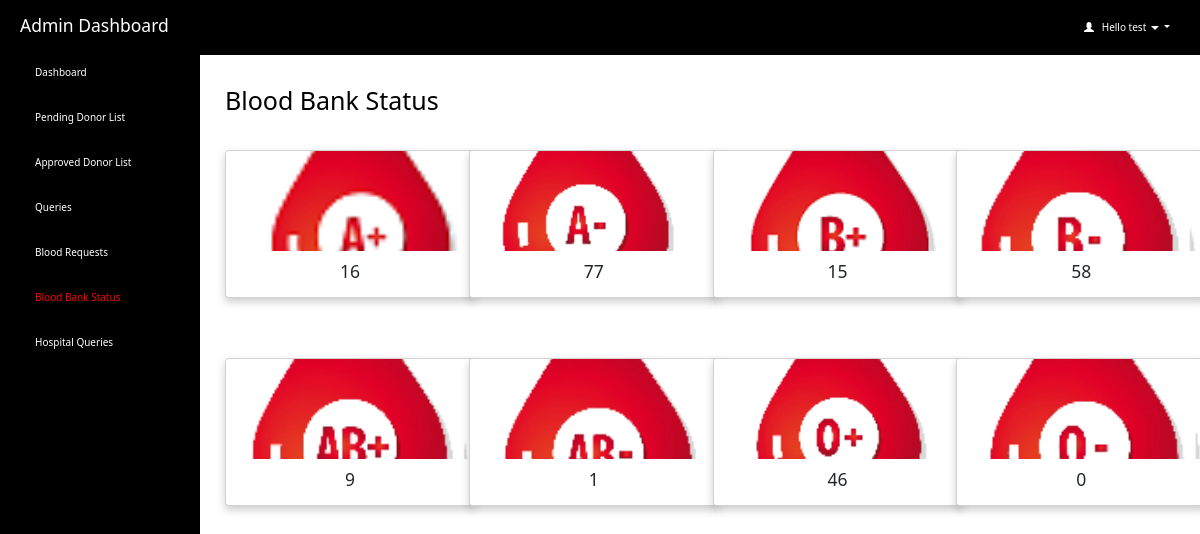
The page /admin/blood_status.php (signed in) on the database its author committed.
### tables this page shows
CREATE TABLE `blood_units` (
  `id` int(200) NOT NULL,
  `blood_group` varchar(10) NOT NULL,
  `units` int(200) NOT NULL
);

### admin/blood_status.php (the view, shortened to what this page needs)
<html>
<head>
  <link rel="stylesheet" href="https://maxcdn.bootstrapcdn.com/bootstrap/3.4.1/css/bootstrap.min.css">
</head>
<body style="color:black;" >
  <?php
  include 'connection.php';
    if (isset($_SESSION['loggedin']) && $_SESSION['loggedin'] == true) {
    ?>
<div id="header">
<?php include 'header.php';
?>
</div>
<div id="sidebar">
<?php
$active="blood_status";
include 'sidebar.php'; ?>
</div>
<div id="content">
  <div class="content-wrapper">
    <div class="container-fluid">
          <div class="container mt-5">
          <h1>Blood Bank Status</h1><br><br>
          <div class="row">
      <div class="col-md-3">
        <div class="card">
        <img src="./admin_image/Apos.png" class="card-img-top" >
          <div class="card-body">
            <div class="stat-panel text-center">
                    <?php
                      $sql ="SELECT * from blood_units WHERE blood_group='A+'";
                      $result=mysqli_query($connection,$sql) or die("query failed.");
                      $row=mysqli_fetch_assoc($result);
                      $units = $row['units'];
                    ?>
                    <div class="stat-panel-number h3"><?php echo $units?></div>
            </div>
          </div>
        </div>
      </div>
      <div class="col-md-3">
        <div class="card">
        <img src="./admin_image/aneg.png" class="card-img-top" >
            <div class="card-body">
            <div class="stat-panel text-center">
                    <?php
                      $sql1 ="SELECT * from blood_units WHERE blood_group='A-'";
                      $result1=mysqli_query($connection,$sql1) or die("query failed.");
                      $row1=mysqli_fetch_assoc($result1);
                      $units1 = $row1['units'];
                    ?>
                    <div class="stat-panel-number h3"><?php echo $units1?></div>
              </div>
          </div>
        </div>
      </div>
      <div class="col-md-3">
        <div class="card">
        <img src="./admin_image/bpos.png" class="card-img-top" >
            <div class="card-body">
                    <div class="stat-panel text-center">
                    <?php
                      $sql2 ="SELECT * from blood_units WHERE blood_group='B+'";
                      $result2=mysqli_query($connection,$sql2) or die("query failed.");
                      $row2=mysqli_fetch_assoc($result2);
                      $units2 = $row2['units'];
                    ?>
                    <div class="stat-panel-number h3"><?php echo $units2?></div>
              </div>
          </div>
        </div>
      </div>
      <div class="col-md-3">
        <div class="card">
        <img src="./admin_image/bneg.png" class="card-img-top" >
            <div class="card-body">
            <div class="stat-panel text-center">
                    <?php
                      $sql3 ="SELECT * from blood_units WHERE blood_group='B-'";
                      $result3=mysqli_query($connection,$sql3) or die("query failed.");
                      $row3=mysqli_fetch_assoc($result3);
                      $units3 = $row3['units'];
                    ?>
                    <div class="stat-panel-number h3"><?php echo $units3?></div>
            </div>
          </div>
        </div>
      </div>
    </div>
    <br><br><br><br>
      <div class="row">
      <div class="col-md-3">
        <div class="card">
        <img src="./admin_image/abpos.png" class="card-img-top" >
          <div class="card-body">
            <div class="stat-panel text-center">
                    <?php
                      $sql4 ="SELECT * from blood_units WHERE blood_group='AB+'";
                      $result4=mysqli_query($connection,$sql4) or die("query failed.");
                      $row4=mysqli_fetch_assoc($result4);
                      $units4 = $row4['units'];
                    ?>
                    <div class="stat-panel-number h3"><?php echo $units4?></div>
            </div>
          </div>
        </div>
      </div>
      <div class="col-md-3">
        <div class="card">
        <img src="./admin_image/abneg.png" class="card-img-top" >
            <div class="card-body">
            <div class="stat-panel text-center">
                    <?php
                      $sql5 ="SELECT * from blood_units WHERE blood_group='AB-'";
                      $result5=mysqli_query($connection,$sql5) or die("query failed.");
                      $row5=mysqli_fetch_assoc($result5);
                      $units5 = $row5['units'];
                    ?>
                    <div class="stat-panel-number h3"><?php echo $units5?></div>
              </div>
          </div>
        </div>
      </div>
      <div class="col-md-3">
        <div class="card">
        <img src="./admin_image/opos.png" class="card-img-top" >
            <div class="card-body">
            <div class="stat-panel text-center">
                     <?php
                      $sql6 ="SELECT * from blood_units WHERE blood_group='O+'";
                      $result6=mysqli_query($connection,$sql6) or die("query failed.");
                      $row6=mysqli_fetch_assoc($result6);
                      $units6 = $row6['units'];
                    ?>
                    <div class="stat-panel-number h3"><?php echo $units6?></div>
              </div>
          </div>
        </div>
      </div>
      <div class="col-md-3">
        <div class="card">
        <img src="./admin_image/oneg.png" class="card-img-top" >
            <div class="card-body">
            <div class="stat-panel text-center">
                    <?php
                      $sql7 ="SELECT * from blood_units WHERE blood_group='O-'";
                      $result7=mysqli_query($connection,$sql7) or die("query failed.");
                      $row7=mysqli_fetch_assoc($result7);
                      $units7 = $row7['units'];
                    ?>
                    <div class="stat-panel-number h3"><?php echo $units7?></div>
            </div>
          </div>
        </div>
      </div>
    </div>
  </div>
 <?php }
  ?>
</body>
</html>

### admin/header.php (shortened to what this page needs)
<html>
<head>
  <link rel="stylesheet" href="https://cdn.jsdelivr.net/npm/bootstrap@5.7.0/dist/css/bootstrap.min.css">
</head>
<body>
  <header class="dashboard-header">
    <h3>Admin Dashboard</h3>
    <div class="user-info dropdown">
      <a id="act" class="dropdown-toggle usr" style="text-decoration:none" data-toggle="dropdown" href="#">
        <span class="glyphicon glyphicon-user"></span>&nbsp;&nbsp;
        <?php
        include 'connection.php';
        $username=$_SESSION['username'];
        $sql="select * from admin_info where admin_username='$username'";
        $result=mysqli_query($connection,$sql) or die("query failed.");
        $row=mysqli_fetch_assoc($result);
        echo "Hello ".$row['admin_name'];
        ?>
        <span class="caret"></span>
  </a>
  </div>
  </header>
</body>
</html>

### admin/sidebar.php (shortened to what this page needs)
<html>
<head>
  <link rel="stylesheet" href="https://cdn.jsdelivr.net/npm/bootstrap@5.7.0/dist/css/bootstrap.min.css">
</head>
<body>
  <div class="sidebar">
    <ul class="nav">
      <li><a href="dashboard.php" <?php if($active=='dashboard') echo "class='active'" ;?>>Dashboard</a></li>
      <li><a href="donorpend.php" <?php if($active=='donorpend') echo "class='active'" ;?>>Pending Donor List</a></li>
      <li><a href="donor_list.php" <?php if($active=='donor_list') echo "class='active'" ;?>>Approved Donor List</a></li>
      <li><a href="query.php" <?php if($active=='contact') echo "class='active'" ;?>>Queries</a></li>
      <li><a href="request.php"<?php if($active=='request') echo "class='active'" ;?>>Blood Requests</a></li>
      <li><a href="blood_status.php"<?php if($active=='blood_status') echo "class='active'" ;?>>Blood Bank Status</a></li>
      <li><a href="hospital_query.php"<?php if($active=='hospital_query') echo "class='active'" ;?>>Hospital Queries</a></li>
    </ul>
  </div>
</body>
</html>

### admin/blood_status.php (style rules this page uses)
.card { transition: transform 0.3s; box-shadow: 0 4px 8px 0 rgba(0, 0, 0, 0.2); height:150px; width:250px; }
.card-img-top { object-fit: cover; height: 100px; display:block; margin-left:auto; margin-right:auto; }
#sidebar { position:fixed; margin-top:-20px }
#content { position:relative; margin-left:210px }

### admin/header.php (style rules this page uses)
.dashboard-header { background-color: #000; color: #fff; padding: 10px 20px; display: flex; align-items: center; justify-content: space-between; }
.dashboard-header .user-info { display: flex; align-items: center; position: relative; }
.usr { padding: 10px; color: #fff; }

### admin/sidebar.php (style rules this page uses)
.sidebar { width: 200px; height: 100vh; background-color: rgb(0, 0, 0); color: #fff; }
.sidebar ul.nav { padding: 20px; list-style-type: none; }
.sidebar ul.nav li { margin-bottom: 10px; }
.sidebar ul.nav li a { color: #fff; text-decoration: none; }
.sidebar ul.nav li a:hover, .sidebar ul.nav li a.active { color: red; }

### rows shown on the page
blood_units: units "16"
blood_units: units "77"
blood_units: units "15"
blood_units: units "58"
blood_units: units "9"
blood_units: units "1"
blood_units: units "46"
blood_units: units "0"

### other values the page prints
$row['admin_name'] "test"
